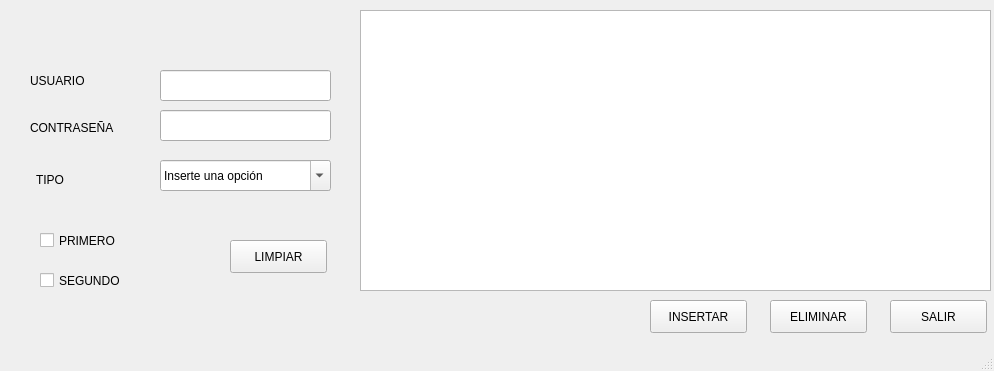
<?xml version="1.0" encoding="UTF-8"?>
<ui version="4.0">
 <class>MainWindow</class>
 <widget class="QMainWindow" name="MainWindow">
  <property name="geometry">
   <rect>
    <x>0</x>
    <y>0</y>
    <width>994</width>
    <height>371</height>
   </rect>
  </property>
  <property name="windowTitle">
   <string>VentanaPrincipal</string>
  </property>
  <widget class="QWidget" name="centralwidget">
   <widget class="QTableView" name="tableView">
    <property name="geometry">
     <rect>
      <x>360</x>
      <y>10</y>
      <width>631</width>
      <height>281</height>
     </rect>
    </property>
   </widget>
   <widget class="QPushButton" name="botonSalir">
    <property name="geometry">
     <rect>
      <x>890</x>
      <y>300</y>
      <width>97</width>
      <height>33</height>
     </rect>
    </property>
    <property name="text">
     <string>SALIR</string>
    </property>
   </widget>
   <widget class="QPushButton" name="botonEliminar">
    <property name="geometry">
     <rect>
      <x>770</x>
      <y>300</y>
      <width>97</width>
      <height>33</height>
     </rect>
    </property>
    <property name="text">
     <string>ELIMINAR</string>
    </property>
   </widget>
   <widget class="QLabel" name="labelUsuario">
    <property name="geometry">
     <rect>
      <x>30</x>
      <y>70</y>
      <width>91</width>
      <height>21</height>
     </rect>
    </property>
    <property name="text">
     <string>USUARIO</string>
    </property>
   </widget>
   <widget class="QLabel" name="labelPass">
    <property name="geometry">
     <rect>
      <x>30</x>
      <y>120</y>
      <width>111</width>
      <height>16</height>
     </rect>
    </property>
    <property name="text">
     <string>CONTRASEÑA</string>
    </property>
   </widget>
   <widget class="QLineEdit" name="lineUsuario">
    <property name="geometry">
     <rect>
      <x>160</x>
      <y>70</y>
      <width>171</width>
      <height>31</height>
     </rect>
    </property>
   </widget>
   <widget class="QLineEdit" name="linePass">
    <property name="geometry">
     <rect>
      <x>160</x>
      <y>110</y>
      <width>171</width>
      <height>31</height>
     </rect>
    </property>
    <property name="echoMode">
     <enum>QLineEdit::Password</enum>
    </property>
   </widget>
   <widget class="QComboBox" name="comboBox">
    <property name="geometry">
     <rect>
      <x>160</x>
      <y>160</y>
      <width>171</width>
      <height>31</height>
     </rect>
    </property>
    <property name="editable">
     <bool>true</bool>
    </property>
    <item>
     <property name="text">
      <string>Inserte una opción</string>
     </property>
    </item>
    <item>
     <property name="text">
      <string>Alumno</string>
     </property>
    </item>
    <item>
     <property name="text">
      <string>Profesor</string>
     </property>
    </item>
    <item>
     <property name="text">
      <string>Administrador</string>
     </property>
    </item>
   </widget>
   <widget class="QLabel" name="label_2">
    <property name="geometry">
     <rect>
      <x>36</x>
      <y>170</y>
      <width>71</width>
      <height>20</height>
     </rect>
    </property>
    <property name="text">
     <string>TIPO</string>
    </property>
   </widget>
   <widget class="QCheckBox" name="checkBox">
    <property name="geometry">
     <rect>
      <x>40</x>
      <y>230</y>
      <width>95</width>
      <height>21</height>
     </rect>
    </property>
    <property name="text">
     <string>PRIMERO</string>
    </property>
   </widget>
   <widget class="QCheckBox" name="checkBox_2">
    <property name="geometry">
     <rect>
      <x>40</x>
      <y>270</y>
      <width>95</width>
      <height>21</height>
     </rect>
    </property>
    <property name="text">
     <string>SEGUNDO</string>
    </property>
   </widget>
   <widget class="QPushButton" name="botonLimpiar">
    <property name="geometry">
     <rect>
      <x>230</x>
      <y>240</y>
      <width>97</width>
      <height>33</height>
     </rect>
    </property>
    <property name="text">
     <string>LIMPIAR</string>
    </property>
   </widget>
   <widget class="QPushButton" name="botonInsertar">
    <property name="geometry">
     <rect>
      <x>650</x>
      <y>300</y>
      <width>97</width>
      <height>33</height>
     </rect>
    </property>
    <property name="text">
     <string>INSERTAR</string>
    </property>
   </widget>
  </widget>
  <widget class="QStatusBar" name="statusbar"/>
 </widget>
 <resources>
  <include location="Imagen.qrc"/>
 </resources>
 <connections>
  <connection>
   <sender>botonSalir</sender>
   <signal>clicked()</signal>
   <receiver>MainWindow</receiver>
   <slot>close()</slot>
   <hints>
    <hint type="sourcelabel">
     <x>938</x>
     <y>316</y>
    </hint>
    <hint type="destinationlabel">
     <x>496</x>
     <y>185</y>
    </hint>
   </hints>
  </connection>
 </connections>
</ui>
